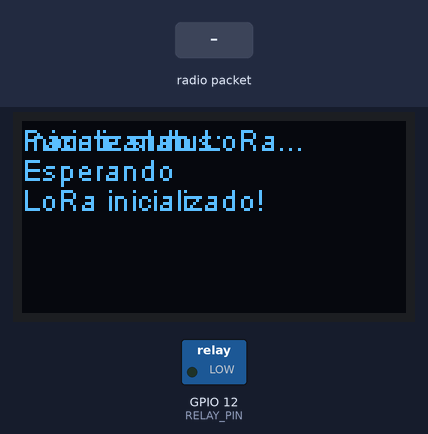
Recording of a sketch running on a simulated ESP8266 (NodeMCU). Parts: 128×64 one-colour display, switched loads named in the sketch (green lamp = pin HIGH). Inputs (shaded band) come from the test bench. No radio packets arrive unless stated; what the sketch prints to the serial monitor is not drawn.

Above: at 5.6 s.
5.7 s: radio packet "low" arrives
At 6.9 s:
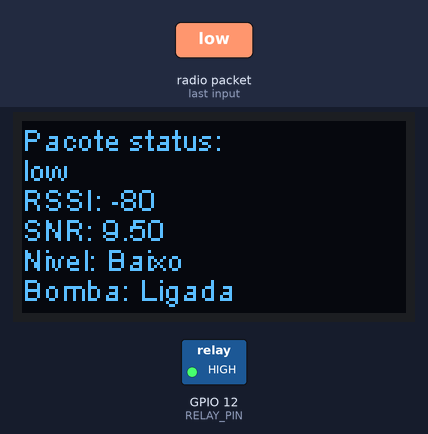
7.2 s: radio packet "high" arrives
At 8.3 s:
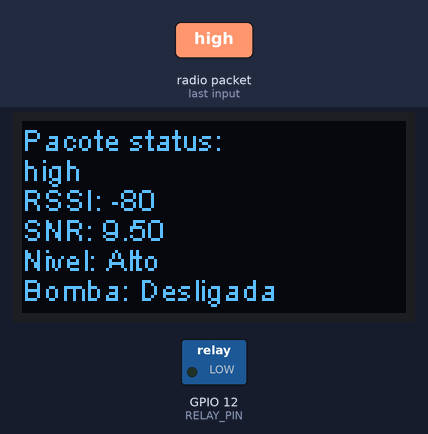
8.7 s: radio packet "1" arrives
At 9.5 s:
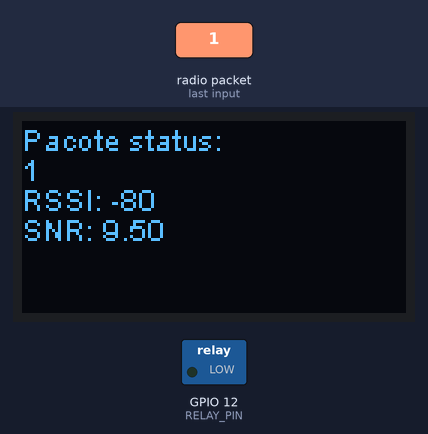
Timing chart, 0 to 11.7 s (numbered marks = the images above; inputs shaded):
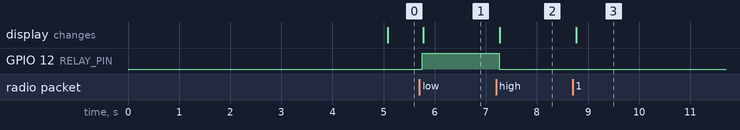

The sketch:

SensorAnalogRX_QoSParam.ino
```cpp
#include <SPI.h>
#include <LoRa.h>
#include <Wire.h>
#include <SSD1306Wire.h>  // Biblioteca para o display OLED

// Defina os pinos para a placa Lilygo T3
#define SS      18
#define RST     23
#define DI0     26

// Pino do relé
#define RELAY_PIN 12

// Endereço I2C do display OLED
#define OLED_ADDR   0x3C

// Inicialize o display OLED
SSD1306Wire display(OLED_ADDR, SDA, SCL);

unsigned long lastPacketTime = 0;
unsigned long displayTimeout = 5000; // Tempo de espera em milissegundos (5 segundos)

void setup() {
  Serial.begin(115200);  // Alterado para 115200 para uma comunicação mais rápida
  while (!Serial);

  // Inicialize o display OLED
  display.init();
  display.flipScreenVertically();  // Ajuste a orientação do display se necessário
  display.setFont(ArialMT_Plain_10);
  display.clear();
  display.drawString(0, 0, "Inicializando LoRa...");
  display.display();

  Serial.println("Inicializando LoRa...");

  // Inicialize o pino do relé
  pinMode(RELAY_PIN, OUTPUT);
  digitalWrite(RELAY_PIN, LOW); // Desliga o relé inicialmente

  // Inicialize o SPI manualmente para definir os pinos personalizados
  SPI.begin(5, 19, 27, 18);  // Defina os pinos SCK, MISO, MOSI, e CS

  // Defina os pinos do módulo LoRa
  LoRa.setPins(SS, RST, DI0);

  // Tente inicializar o rádio LoRa
  if (!LoRa.begin(915E6)) {
    display.drawString(0, 10, "Falha ao inicializar LoRa!");
    display.display();
    Serial.println("Falha ao inicializar LoRa! Verifique as conexões e a frequência.");
    while (1);
  }

  display.drawString(0, 20, "LoRa inicializado!");
  display.display();
  Serial.println("LoRa inicializado com sucesso!");

  // Inicialize o tempo da última recepção de pacote
  lastPacketTime = millis();
}

void loop() {
  // Tente receber um pacote
  int packetSize = LoRa.parsePacket();
  if (packetSize) {
    // Leitura do pacote recebido
    String received = "";

    while (LoRa.available()) {
      received += (char)LoRa.read();
    }

    int rssi = LoRa.packetRssi();
    float snr = LoRa.packetSnr();

    Serial.print("Pacote recebido: ");
    Serial.println(received);
    Serial.print("RSSI: ");
    Serial.println(rssi);
    Serial.print("SNR: ");
    Serial.println(snr);

    // Envie uma confirmação de recebimento (ACK) de volta ao transmissor
    LoRa.beginPacket();
    LoRa.print("ACK");
    LoRa.endPacket();

    // Atualize o tempo da última recepção de pacote
    lastPacketTime = millis();

    // Atualize o display OLED com os novos dados
    display.clear();
    display.drawString(0, 0, "Pacote status:");
    display.drawString(0, 10, received);
    display.drawString(0, 20, "RSSI: " + String(rssi));
    display.drawString(0, 30, "SNR: " + String(snr));

    // Verifique o conteúdo da mensagem recebida
    if (received == "low") {
      digitalWrite(RELAY_PIN, HIGH); // Liga o relé
      display.drawString(0, 40, "Nivel: Baixo");
      display.drawString(0, 50, "Bomba: Ligada");
    } else if (received == "high") {
      digitalWrite(RELAY_PIN, LOW); // Desliga o relé
      display.drawString(0, 40, "Nivel: Alto");
      display.drawString(0, 50, "Bomba: Desligada");
    }
    display.display();
  }

  // Verifique o tempo decorrido desde o último pacote recebido
  if (millis() - lastPacketTime > displayTimeout) {
    display.drawString(0, 0, "Pacote status:");
    display.drawString(0, 10, "Esperando");
    display.display();
    lastPacketTime = millis(); // Atualize para evitar atualização constante
  }
}
```

Measured:
- after the input at 5.7 s, GPIO 12 (RELAY_PIN): LOW → HIGH after 0.06 s; the display: changes after 0.08 s (image 1)
- after the input at 7.2 s, GPIO 12 (RELAY_PIN): HIGH → LOW after 0.06 s; the display: changes after 0.08 s (image 2)
- after the input at 8.7 s, the display: changes after 0.07 s (image 3)
